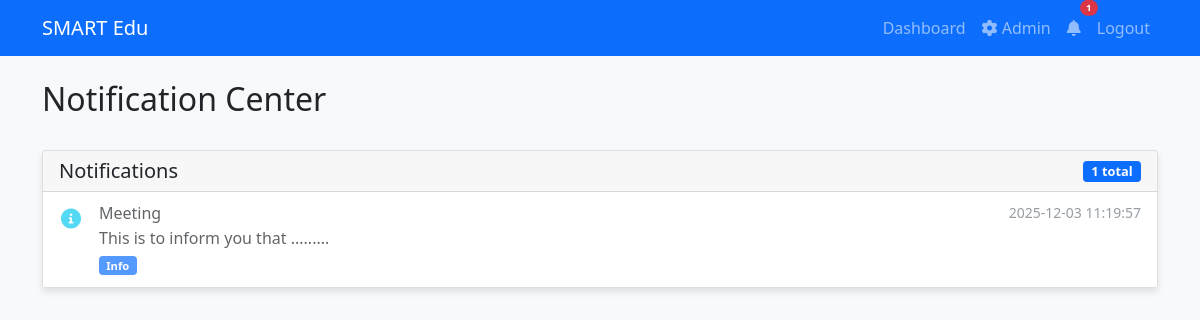
The page /notifications (signed in) on the database its author committed.
### models/models.py (models this page shows, shortened)
class Notification(db.Model):
    id = db.Column(db.Integer, primary_key=True)
    user_id = db.Column(db.Integer, db.ForeignKey('user.id'), nullable=False)
    title = db.Column(db.String(200), nullable=False)
    message = db.Column(db.Text, nullable=False)
    notification_type = db.Column(db.String(50), nullable=False, default='info')  # info, success, warning, error
    is_read = db.Column(db.Boolean, default=False)
    created_at = db.Column(db.DateTime, default=datetime.utcnow)
    expires_at = db.Column(db.DateTime, nullable=True)
    user = db.relationship('User', backref='notifications', lazy=True)
    def is_expired(self):
        if self.expires_at is None:
            return False
        return datetime.utcnow() > self.expires_at

### app/notifications.py (the view)
@notifications.route('/notifications')
@login_required
def notification_center():
    notifications = Notification.query.filter_by(user_id=current_user.id).filter(
        (Notification.expires_at.is_(None)) |
        (Notification.expires_at > datetime.utcnow())
    ).order_by(Notification.created_at.desc()).all()
    unread_count = Notification.query.filter_by(
        user_id=current_user.id,
        is_read=False
    ).filter(
        (Notification.expires_at.is_(None)) |
        (Notification.expires_at > datetime.utcnow())
    ).count()
    return render_template('notification_center.html',
                         notifications=notifications,
                         unread_count=unread_count)

### models/models.py (called while the page is built)
@login_manager.user_loader
def load_user(user_id):
    return User.query.get(int(user_id))

### templates/notification_center.html (shortened to what this page needs)
{% extends "base.html" %}
{% block content %}
<div class="row">
    <div class="col-12">
        <div class="d-flex justify-content-between align-items-center mb-4">
            <h2>Notification Center</h2>
        </div>
        {% if notifications %}
        <div class="card">
            <div class="card-header d-flex justify-content-between align-items-center">
                <h5 class="mb-0">Notifications</h5>
                <span class="badge bg-primary">{{ notifications|length }} total</span>
            </div>
            <div class="card-body p-0">
                <div class="list-group list-group-flush">
                    {% for notification in notifications %}
                    <div class="list-group-item notification-item {{ 'unread' if not notification.is_read else 'read' }}">
                        <div class="d-flex align-items-start">
                            <div class="notification-icon me-3 mt-1">
                                <i class="{% if notification.notification_type == 'info' %}fas fa-info-circle text-info{% elif notification.notification_type == 'success' %}fas fa-check-circle text-success{% elif notification.notification_type == 'warning' %}fas fa-exclamation-triangle text-warning{% elif notification.notification_type == 'error' %}fas fa-exclamation-circle text-danger{% else %}fas fa-info-circle text-info{% endif %} fa-lg"></i>
                            </div>
                            <div class="flex-grow-1">
                                <div class="d-flex justify-content-between align-items-start">
                                    <h6 class="mb-1">{{ notification.title }}</h6>
                                    <small class="text-muted">{{ notification.created_at.strftime('%Y-%m-%d %H:%M:%S') if notification.created_at else '' }}</small>
                                </div>
                                <p class="mb-2">{{ notification.message }}</p>
                                <div class="d-flex align-items-center">
                                    <span class="badge {% if notification.notification_type == 'info' %}bg-primary{% elif notification.notification_type == 'success' %}bg-success{% elif notification.notification_type == 'warning' %}bg-warning{% elif notification.notification_type == 'error' %}bg-danger{% else %}bg-primary{% endif %} me-2">
                                        {{ notification.notification_type.title() }}
                                    </span>
                                </div>
                            </div>
                        </div>
                    </div>
                    {% endfor %}
                </div>
            </div>
        </div>
        {% else %}
        <div class="text-center py-5">
            <i class="fas fa-bell-slash fa-3x text-muted mb-3"></i>
            <h4 class="text-muted">No Notifications</h4>
            <p class="text-muted">You're all caught up! New notifications will appear here.</p>
        </div>
        {% endif %}
    </div>
</div>
{% endblock %}

### static/style.css (style rules this page uses)
body { background-color: #f8f9fa; }
.card { box-shadow: 0 4px 6px rgba(0, 0, 0, 0.1); }
.badge { font-size: 0.8em; }

### templates/notification_center.html (style rules this page uses)
.notification-item { border-left: 4px solid transparent; transition: all 0.3s ease; }
.notification-item.read { opacity: 0.7; background-color: #ffffff; }
.notification-icon { width: 24px; text-align: center; }
.notification-item .badge { font-size: 0.7em; }

### templates/base.html (style rules this page uses)
.notification-item { border-bottom: 1px solid #f0f0f0; padding: 0.75rem 1rem; white-space: normal; line-height: 1.3; }
.notification-item.read { opacity: 0.7; }

### rows shown on the page
Notification: title "Meeting", created_at "2025-12-03 11:19:57", message "This is to inform you that .........", notification_type "Info"

### other values the page prints
{{ notifications|length }} "1"
